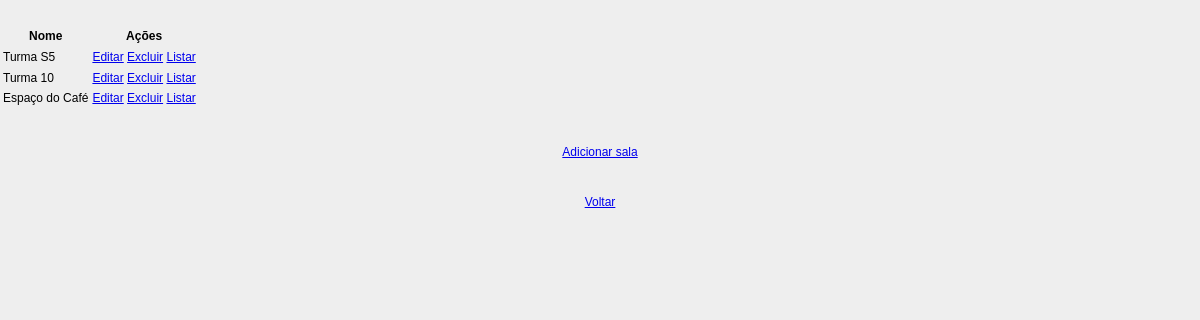
Page /show-reserva-sala on the committed database.
### cadastro/models.py (models this page shows)
class ReservaSala(models.Model):
	id_reserva = models.AutoField(primary_key=True)
	nome = models.CharField(max_length=100)
	id_sala = models.ForeignKey(Sala, on_delete=models.CASCADE)
	class Meta:
		db_table = "reserva_sala"

### cadastro/views.py (the view)
# urls.py: path('show-reserva-sala',views.show_reserva_sala),
def show_reserva_sala(request):
    reserva = ReservaSala.objects.all()
    return render(request,"show_reserva_sala.html",{'reserva': reserva})

### cadastro/templates/show_reserva_sala.html (shortened to what this page needs)
<!DOCTYPE html>
<html lang="en">
<head>
     {% load static %}
    <link rel="stylesheet" href="{% static 'css/style.css' %}"/>
</head>
<body>
<table class="table table-striped table-bordered table-sm">
    <thead class="thead-dark">
    <tr>
        <th>Nome</th>
        <th>Ações</th>
    </tr>
    </thead>
    <tbody>
{% for indice in reserva %}
    <tr>
        <td>{{ indice.nome }}</td>
        <td>
            <a href="/cadastro/edit-reserva-sala/{{ indice.id_reserva }}"><span class="glyphicon glyphicon-pencil" >Editar</span></a>
            <a href="/cadastro/delete-reserva-sala/{{ indice.id_reserva }}">Excluir</a>
			<a href="/cadastro/show-reserva-sala-pessoa/{{ indice.id_reserva }}">Listar</a>
        </td>
    </tr>
{% endfor %}
    </tbody>
</table>
<br>
<br>
<center><a href="/cadastro/cadastro-reserva-sala" class="btn btn-primary">Adicionar sala</a></center>
<br><br>
<center><a href="/" class="btn btn-primary">Voltar</a></center>
</body>
</html>

### cadastro/static/css/style.css (style rules this page uses)
body { font:12px/1.4 Verdana,Arial; background:#eee; height:100%; margin:25px 0; padding:0 }

### rows in the picture
ReservaSala: nome "Turma S5"
ReservaSala: nome "Turma 10"
ReservaSala: nome "Espaço do Café"
